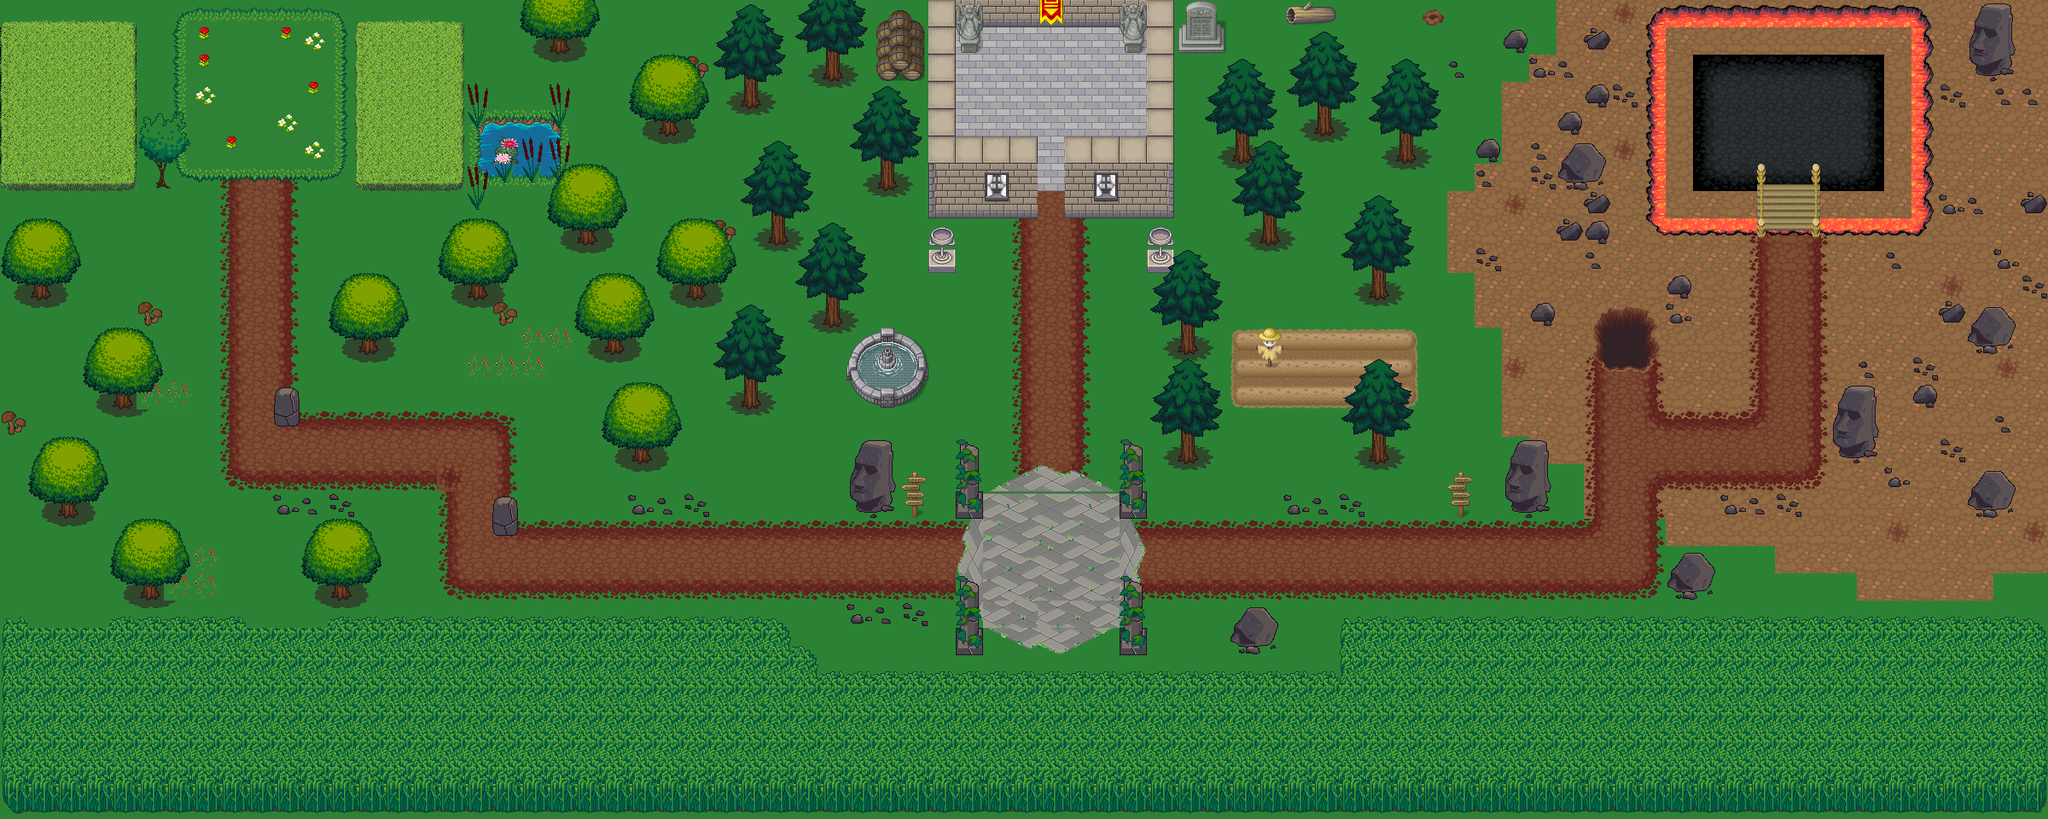

The image is a tile-based game level rendered from a .tmx file. Its description and source (layers, tilesets, objects; grid data summarised) follow:
An orthogonal 75x30 tile map with 32x32 px tiles, 7 tile layers (sous-sol, chemin, sol, arbre1, ...) and 53 objects.

<map version="1.2" tiledversion="1.3.2" orientation="orthogonal" renderorder="right-down" compressionlevel="0" width="75" height="30" tilewidth="32" tileheight="32" infinite="0" nextlayerid="13" nextobjectid="65">
 <tileset firstgid="1" source="tileset2.tsx" />
 <layer id="6" name="sous-sol" width="75" height="30">
  <data>[2250 cells, 2021 non-empty, 5 distinct tile ids]</data>
 </layer>
 <layer id="3" name="chemin" width="75" height="30">
  <data>[2250 cells, 271 non-empty, 14 distinct tile ids]</data>
 </layer>
 <layer id="1" name="sol" width="75" height="30">
  <data>[2250 cells, 268 non-empty, 73 distinct tile ids]</data>
 </layer>
 <layer id="11" name="arbre1" width="75" height="30">
  <data>[2250 cells, 195 non-empty, 16 distinct tile ids]</data>
 </layer>
 <layer id="2" name="objet" width="75" height="30">
  <data>[2250 cells, 1069 non-empty, 87 distinct tile ids]</data>
 </layer>
 <layer id="9" name="decor" width="75" height="30">
  <data>[2250 cells, 99 non-empty, 44 distinct tile ids]</data>
 </layer>
 <layer id="12" name="arbre2" width="75" height="30">
  <data>[2250 cells, 237 non-empty, 20 distinct tile ids]</data>
 </layer>
 <objectgroup id="10" name="porte">
  <object id="52" x="288" y="96" width="32" height="32" />
  <object id="53" x="1216" y="96" width="32" height="32" />
  <object id="54" x="2080" y="128" width="32" height="32" />
 </objectgroup>
 <objectgroup id="5" name="collision">
  <object id="2" x="224" y="224" width="32" height="384" />
  <object id="3" x="256" y="576" width="256" height="32" />
  <object id="4" x="480" y="608" width="32" height="128" />
  <object id="5" x="512" y="704" width="608" height="32" />
  <object id="6" x="160" y="224" width="64" height="32" />
  <object id="7" x="160" y="0" width="32" height="224" />
  <object id="8" x="416" y="0" width="32" height="256" />
  <object id="9" x="352" y="224" width="64" height="32" />
  <object id="11" x="192" y="0" width="223.333" height="14" />
  <object id="12" x="352" y="256" width="32" height="224" />
  <object id="13" x="384" y="448" width="256" height="32" />
  <object id="14" x="608" y="480" width="32" height="128" />
  <object id="15" x="640" y="576" width="512" height="32" />
  <object id="17" x="1120" y="704" width="32" height="64" />
  <object id="18" x="1152" y="736" width="192" height="32" />
  <object id="19" x="1312" y="704" width="32" height="32" />
  <object id="22" x="1152" y="544" width="32" height="32" />
  <object id="23" x="1280" y="544" width="32" height="32" />
  <object id="24" x="1312" y="576" width="32" height="32" />
  <object id="25" x="1344" y="576" width="32" height="32" />
  <object id="26" x="1152" y="256" width="32" height="288" />
  <object id="28" x="1280" y="256" width="32" height="288" />
  <object id="29" x="1376" y="576" width="480" height="32" />
  <object id="30" x="1824" y="416" width="32" height="160" />
  <object id="31" x="1856" y="416" width="96.6667" height="17.3333" />
  <object id="32" x="1952" y="416" width="32" height="64" />
  <object id="33" x="1984" y="448" width="64" height="32" />
  <object id="34" x="2016" y="320" width="32" height="128" />
  <object id="35" x="1344" y="704" width="640" height="32" />
  <object id="36" x="1952" y="576" width="32" height="128" />
  <object id="37" x="1984" y="576" width="192" height="32" />
  <object id="38" x="2144" y="320" width="32" height="256" />
  <object id="40" x="1088" y="224" width="128" height="32" />
  <object id="41" x="1088" y="0" width="32" height="224" />
  <object id="42" x="1120" y="0" width="224" height="32" />
  <object id="43" x="1344" y="0" width="32" height="256" />
  <object id="44" x="1248" y="224" width="96" height="32" />
  <object id="48" x="1120" y="160" width="96" height="64" />
  <object id="49" x="1248" y="160" width="96" height="64" />
  <object id="50" x="1120" y="32" width="32" height="32" />
  <object id="51" x="1312" y="32" width="32" height="32" />
  <object id="56" x="2016" y="288" width="32" height="32" />
  <object id="57" x="2048" y="192" width="32" height="96" />
  <object id="58" x="2112" y="192" width="32" height="96" />
  <object id="59" x="2144" y="288" width="32" height="32" />
  <object id="60" x="1984" y="224" width="64" height="32" />
  <object id="61" x="1952" y="32" width="32" height="192" />
  <object id="62" x="1984" y="32" width="224" height="32" />
  <object id="63" x="2208" y="64" width="32" height="160" />
  <object id="64" x="2144" y="224" width="64" height="32" />
 </objectgroup>
</map>